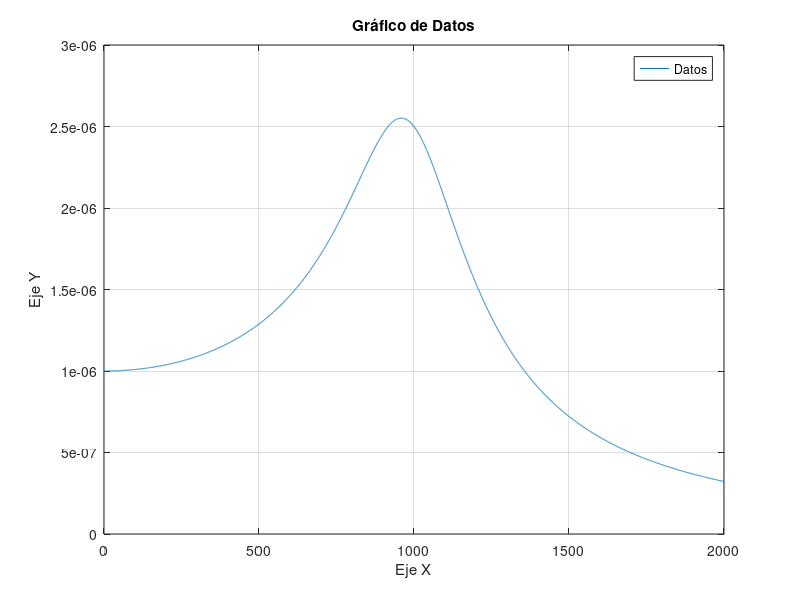

Here is the MATLAB script that generated this plot:
close all
clear all
clc

t = linspace(0, pi/4, 10000);  % Valores de tiempo

R = 4;
L = 10e-3;
C = 100e-6;

w = 60;
Vo = 120;

wo = 1/sqrt(L*C);
beta = R/(2*L);

A = (Vo*w/L)*(1/sqrt((wo^2 - w^2)^2 + 4*beta^2 *w^2));

phi = atan((2*w*beta)/(wo^2 - w^2));

ip = A*cos(w*t-phi);

ic = Vo*exp(-beta-t).*(cos(t*sqrt(wo^2 - beta^2)));

i = ic + ip;

w = linspace(0,2000,10000);

D = 1./sqrt((wo^2 - w.^2).^2 + 4*beta^2*w.^2);

figure 1
plot(w,D)
#plot(t, ip);  % Graficar x en función de y
#hold on
#plot(t,ic);
#hold on
#plot(t,i)

xlabel('Eje X');  % Etiqueta del eje X
ylabel('Eje Y');  % Etiqueta del eje Y
title('Gráfico de Datos');  % Título del gráfico
legend('Datos');  % Leyenda de la serie de datos

grid on;  % Mostrar cuadrícula en el gráfico

